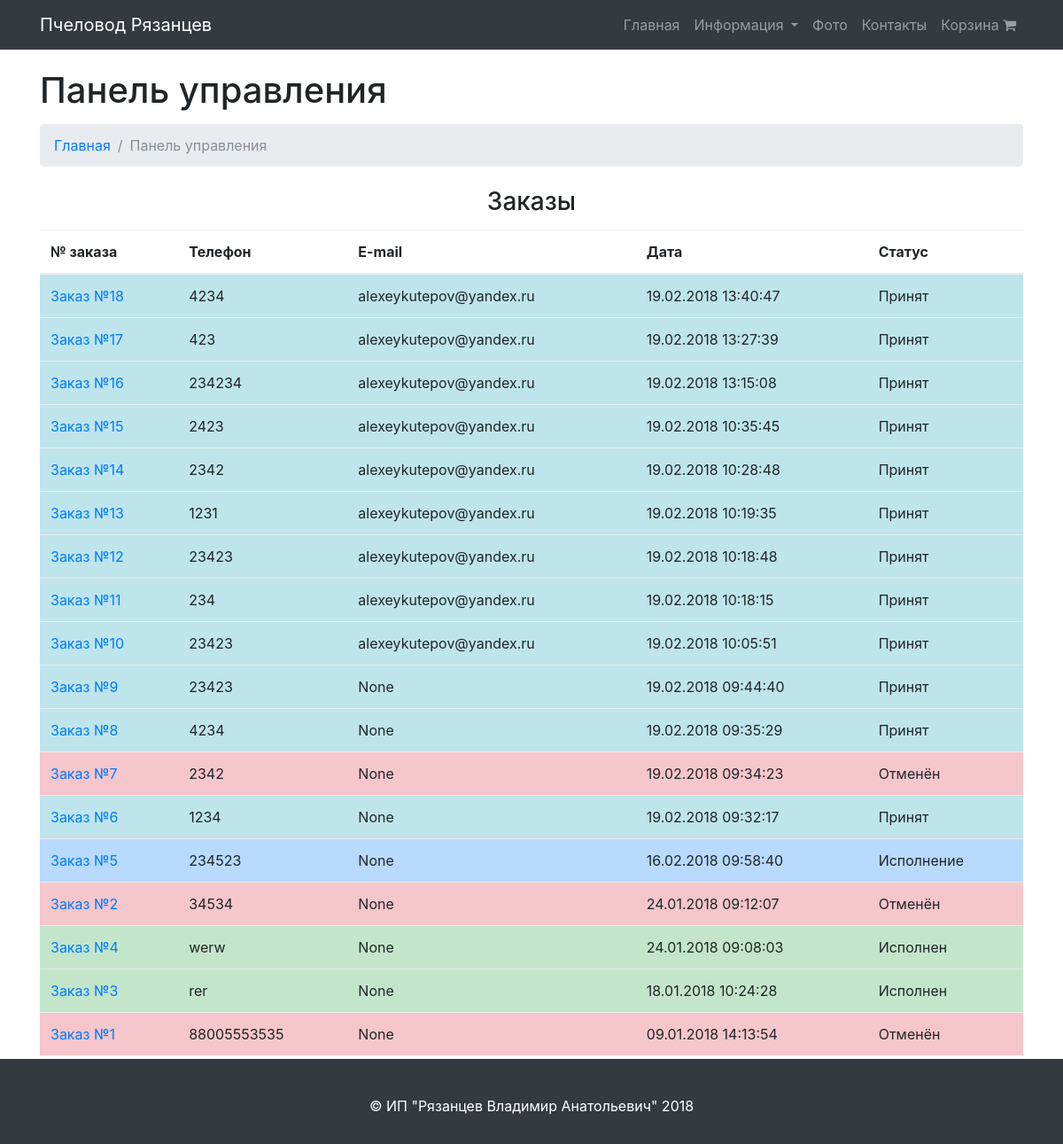
Screenshot of /control/ with the database file from the repository.
### store/models.py (models this page shows, shortened)
class Order(models.Model):
    accepted = 'Принят'
    execution = 'Исполнение'
    executed = 'Исполнен'
    canceled = 'Отменён'
    status_classifier = (
        (accepted, 'Принят'),
        (execution, 'Исполнение'),
        (executed, 'Исполнен'),
        (canceled, 'Отменён'),
    )
    uuid = models.UUIDField(default=uuid.uuid4, editable=False)
    email = models.EmailField(blank=True, null=True)
    phone = models.CharField(max_length=20)
    date = models.DateTimeField(default=timezone.now)
    status = models.CharField(max_length=10, choices=status_classifier, default=accepted)

### control_panel/views.py (the view)
# urls.py: url(r'^control/$', views.control, name='control'),
def control(request):
    order_list = Order.objects.all().order_by('-date')
    return render(
        request,
        "control_panel/control_panel.html",
        {
            "order_list": order_list
        }
    )

### templates/control_panel/control_panel.html (shortened to what this page needs)
{% extends "base.html" %}
{% load poll_extras %}
{% block content %}
    <div class="container">
        <h1 class="mt-4 mb-3">Панель управления</h1>
        <ol class="breadcrumb">
            <li class="breadcrumb-item">
                <a href="{% url "index" %}">Главная</a>
            </li>
            <li class="breadcrumb-item active">Панель управления</li>
        </ol>
        <div class="text-center">
            <h3 class="mt-4 mb-3">Заказы</h3>
        </div>
        <table class="table table-hover">
            <thead>
            <tr>
                <th>№ заказа</th>
                <th>Телефон</th>
                <th>E-mail</th>
                <th>Дата</th>
                <th>Статус</th>
            </tr>
            </thead>
            <tbody>
            {% for item in order_list %}
                    <tr class="{% if item.status == 'Принят' %}table-info{% elif item.status == 'Исполнение' %}table-primary{% elif item.status == 'Исполнен' %}table-success{% elif item.status == 'Отменён' %}table-danger{% endif %}">
                        <td><a href="{% url "control_order" id=item.id %}">Заказ №{{ item.id }}</a></td>
                        <td>{{ item.phone }}</td>
                        <td>{{ item.email }}</td>
                        <td>{{ item.date|date:"d.m.Y H:i:s" }}</td>
                        <td>{{ item.status }}</td>
                    </tr>
            {% endfor %}
            </tbody>
        </table>
    </div>
{% endblock %}

### static/css/modern-business.css (style rules this page uses)
body { padding-top: 54px; }
@media (min-width: 992px) { body { padding-top: 56px; } }

### static/css/style.css (style rules this page uses)
html { position: relative; min-height: 100%; }
body { margin-bottom: 100px; }

### rows the page displays
Order: id "18", phone "4234", email "alexeykutepov@yandex.ru", date "19.02.2018 13:40:47", status "Принят"
Order: id "17", phone "423", email "alexeykutepov@yandex.ru", date "19.02.2018 13:27:39", status "Принят"
Order: id "16", phone "234234", email "alexeykutepov@yandex.ru", date "19.02.2018 13:15:08", status "Принят"
Order: id "15", phone "2423", email "alexeykutepov@yandex.ru", date "19.02.2018 10:35:45", status "Принят"
Order: id "14", phone "2342", email "alexeykutepov@yandex.ru", date "19.02.2018 10:28:48", status "Принят"
Order: id "13", phone "1231", email "alexeykutepov@yandex.ru", date "19.02.2018 10:19:35", status "Принят"
Order: id "12", phone "23423", email "alexeykutepov@yandex.ru", date "19.02.2018 10:18:48", status "Принят"
Order: id "11", phone "234", email "alexeykutepov@yandex.ru", date "19.02.2018 10:18:15", status "Принят"
Order: id "10", phone "23423", email "alexeykutepov@yandex.ru", date "19.02.2018 10:05:51", status "Принят"
Order: id "9", phone "23423", email "None", date "19.02.2018 09:44:40", status "Принят"
Order: id "8", phone "4234", email "None", date "19.02.2018 09:35:29", status "Принят"
Order: id "7", phone "2342", email "None", date "19.02.2018 09:34:23", status "Отменён"
Order: id "6", phone "1234", email "None", date "19.02.2018 09:32:17", status "Принят"
Order: id "5", phone "234523", email "None", date "16.02.2018 09:58:40", status "Исполнение"
Order: id "2", phone "34534", email "None", date "24.01.2018 09:12:07", status "Отменён"
Order: id "4", phone "werw", email "None", date "24.01.2018 09:08:03", status "Исполнен"
Order: id "3", phone "rer", email "None", date "18.01.2018 10:24:28", status "Исполнен"
Order: id "1", phone "88005553535", email "None", date "09.01.2018 14:13:54", status "Отменён"
